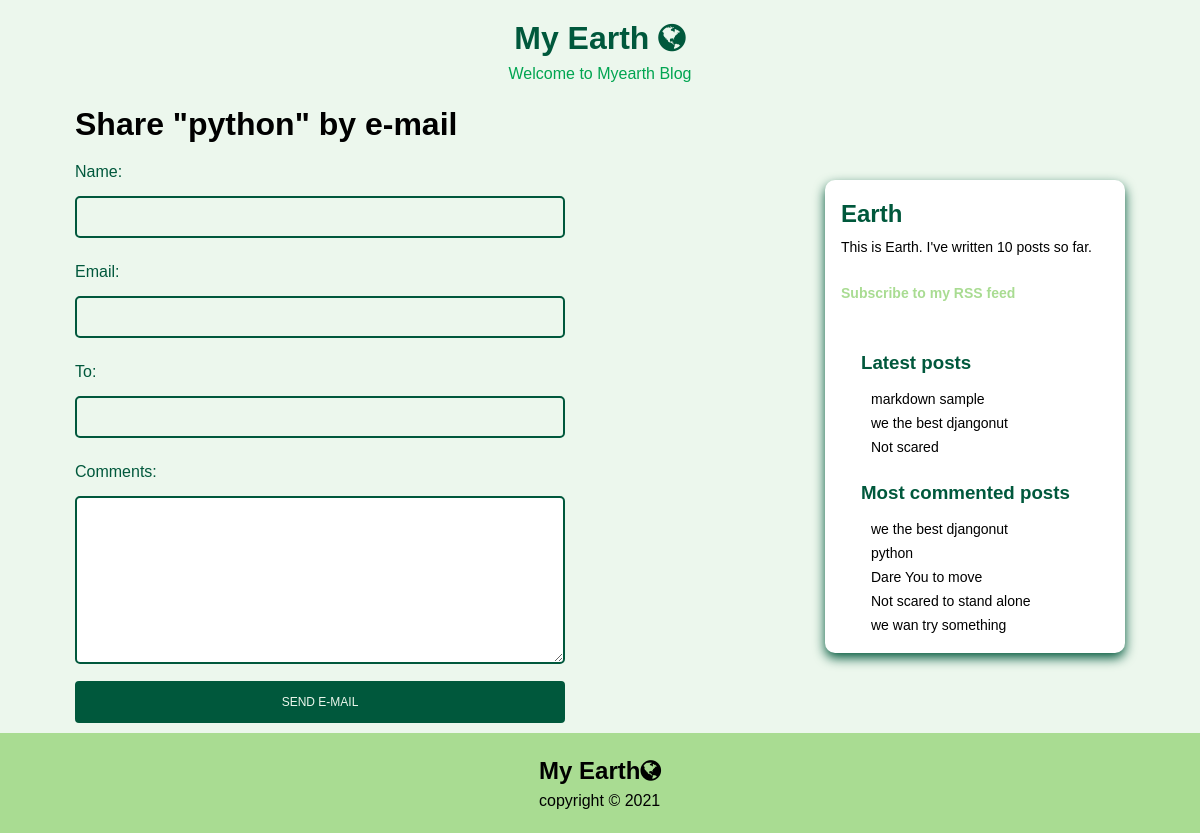
Page /earth/1/share/ on the committed database.
### earth/models.py (models this page shows, shortened)
class Post(models.Model):
    STATUS_CHOICES = (
        ('draft', 'Draft'),
        ('published', 'Published'),
    )
    title = models.CharField(max_length=250)
    slug = models.SlugField(max_length=250,
                            unique_for_date='publish')
    author = models.ForeignKey(User,
                               on_delete=models.CASCADE,
                               related_name='earth_posts')
    body = models.TextField()
    publish = models.DateTimeField(default=timezone.now)
    created = models.DateTimeField(auto_now_add=True)
    updated = models.DateTimeField(auto_now=True)
    status = models.CharField(max_length=10,
                              choices=STATUS_CHOICES,
                              default='draft')
    objects = models.Manager()  # The default manager.
    published = PublishedManager()  # Our custom manager.
    tags = TaggableManager()
    class Meta:
        ordering = ('-publish',)
    def get_absolute_url(self):
        return reverse('earth:post_detail',
                       args=[self.publish.year,
                             self.publish.month,
                             self.publish.day, self.slug])

### earth/views.py (the view)
# urls.py: path('<int:post_id>/share/', views.post_share, name='post_share'),
def post_share(request, post_id):
    post = get_object_or_404(Post, id=post_id, status='published')
    sent = False
    if request.method == 'POST':
        form = EmailPostForm(request.POST)
        if form.is_valid():
            cd = form.cleaned_data
            post_url = request.build_absolute_uri(post.get_absolute_url())
            subject = f"{cd['name']} recommends you read {post.title}"
            message = f"Read {post.title} at {post_url}\n\n" \
                      f"{cd['name']}\'s comments: {cd['comments']}"
            send_mail(subject, message, 'admin@myblog.com', [cd['to']])
            sent = True
    else:
        form = EmailPostForm()
    return render(request, 'earth/post/share.html', {'post': post,
                                                     'form': form,
                                                     'sent': sent})

### earth/forms.py
class EmailPostForm(forms.Form):
    name = forms.CharField(max_length=25)
    email = forms.EmailField()
    to = forms.EmailField()
    comments = forms.CharField(required=False,
                               widget=forms.Textarea)

### earth/models.py (called while the page is built)
    def get_queryset(self):
        return super().get_queryset().filter(status='published')

### earth/templatetags/earth_tags.py (called while the page is built)
@register.simple_tag
def total_posts():
    return Post.published.count()

@register.inclusion_tag('earth/post/latest_posts.html')
def show_latest_posts(count=5):
    latest_posts = Post.published.order_by('-publish')[:count]
    return {'latest_posts': latest_posts}

@register.simple_tag
def get_most_commented_posts(count=5):
    return Post.published.annotate(
        total_comments=Count('comments')
    ).order_by('-total_comments')[:count]

### earth/templates/earth/post/share.html (shortened to what this page needs)
{% extends "earth/base.html" %}
{% block content %}
  {% if sent %}
    <h1>E-mail successfully sent</h1>
    <p>
      "{{ post.title }}" was successfully sent to {{ form.cleaned_data.to }}.
    </p>
  {% else %}
    <h1>Share "{{ post.title }}" by e-mail</h1>
    <form method="post">
      {{ form.as_p }}
      <input type="submit" value="Send e-mail">
    </form>
  {% endif %}
{% endblock %}

### earth/templates/earth/base.html (shortened to what this page needs)
{% load earth_tags %}
{% load static %}
<!DOCTYPE html>
<html>
<head>
  <link href="{% static "css/earth.css" %}" rel="stylesheet">
  <link rel="stylesheet" href="//maxcdn.bootstrapcdn.com/font-awesome/4.7.0/css/font-awesome.min.css">
</head>
<body>
  <header>
    <h1>My Earth <span><i class="fa fa-globe" aria-hidden="true"></i></span></h1>
    <p>Welcome to Myearth Blog</p>
  </header>
  <main class="All-content">
    <div class="content">
      {% block content %}
      {% endblock %}
    </div>
    <div class="side-content">
      <div class="flex-content">
        <h2 class="earth">Earth</h2>
        <p>This is Earth. I've written {% total_posts %} posts so far.</p>
        <p><a class="feed" href="{% url "earth:post_feed" %}">Subscribe to my RSS feed</a></p>
        <h3>Latest posts</h3>
        {% show_latest_posts 3 %}
        <h3>Most commented posts</h3>
        {% get_most_commented_posts as most_commented_posts %}
        <ul>
          {% for post in most_commented_posts %}
            <li>
              <a href="{{ post.get_absolute_url }}">{{ post.title }}</a>
            </li>
          {% endfor %}
        </ul>
      </div>
    </div>
  </main>
  <footer class="footer">
  <div class="container">
    <h2>My Earth<span><i class="fa fa-globe" aria-hidden="true"></i></span></h2>
    <p>copyright &copy; 2021</p>
  </div>
</footer>
</body>
</html>

### earth/templates/earth/post/latest_posts.html
<ul>
  {% for post in latest_posts %}
    <li>
      <a href="{{ post.get_absolute_url }}">{{ post.title }}</a>
    </li>
  {% endfor %}
</ul>

### earth/static/css/earth.css (style rules this page uses)
:root { --primary-color:#00a551; --secondary-color:#a9dc92; --dark-color:#00583c; --white-type:#ecf7ed; --gray-type:#d3ebd6; }
* { margin: 0; padding: 0; box-sizing: border-box; }
body { font-family: 'Monteserrat', sans-serif ; background-color: var(--white-type); line-height: 1.5; }
header { display: flex; flex-direction: column; justify-content: center; align-items: center; }
header { height: 100px; }
header h1 { color: var(--dark-color); }
header p { color:var(--primary-color) ; }
.All-content { display: grid; grid-template-columns: 700px 300px; gap: 50px; justify-content: center; align-items: center; height: 100%; }
ul { list-style-type: none; }
ul li a { text-decoration: none; }
.side-content { width: 300px; height: auto; position:relative; box-shadow:0 5px 12px var(--dark-color) ; border-radius: 10px; margin: 50px auto; background: white; }
.flex-content { display: flex; flex-direction: column; justify-content: center; align-items: flex-start; margin: 16px; overflow: hidden; }
.flex-content h2 { margin-bottom: 5px; font-family: "Montserrat" 'Lato' ; color: var(--dark-color); }
.flex-content h3 { font-family: "Montserrat" 'Lato' ; margin: 20px; align-items: center; justify-content: center; padding-bottom: 5px; margin-bottom: 5px; color: var(--dark-color); }
.flex-content p { font-family: "Montserrat" 'Lato' ; font-size: 14px; padding-bottom: 5px; margin-bottom: 20px; }
.flex-content ul a { font-size: 14px; padding: 20px; margin: 0 10px; }
.flex-content ul a:link { color: black; }
.flex-content .feed { text-decoration: none; margin-top: 2px; color: var(--secondary-color); font-weight: 700; }
footer { display: flex; flex-direction: column; justify-content: center; align-items: center; background-color: var(--secondary-color); height: 100px; padding: 50px; }
label { padding: 12px 12px 12px 0; display:block; color:var(--dark-color); }
input, textarea { border: 2px solid var(--dark-color); padding:12px 20px; font-size:12px; margin:0 0 10px; border-radius: 5px; width: 70%; resize: vertical; }
input, textarea:focus { background-color: var(--white-type); }
input[type=submit] { background:var(--dark-color); color:var(--white-type); padding:12px 20px; border-radius: 4px; text-transform:uppercase; cursor: pointer; }

### rows in the picture
Post: title "python"
Post: title "markdown sample"
Post: title "we the best djangonut"
Post: title "Not scared"
Post: title "Dare You to move"
Post: title "Not scared to stand alone"
Post: title "we wan try something"
